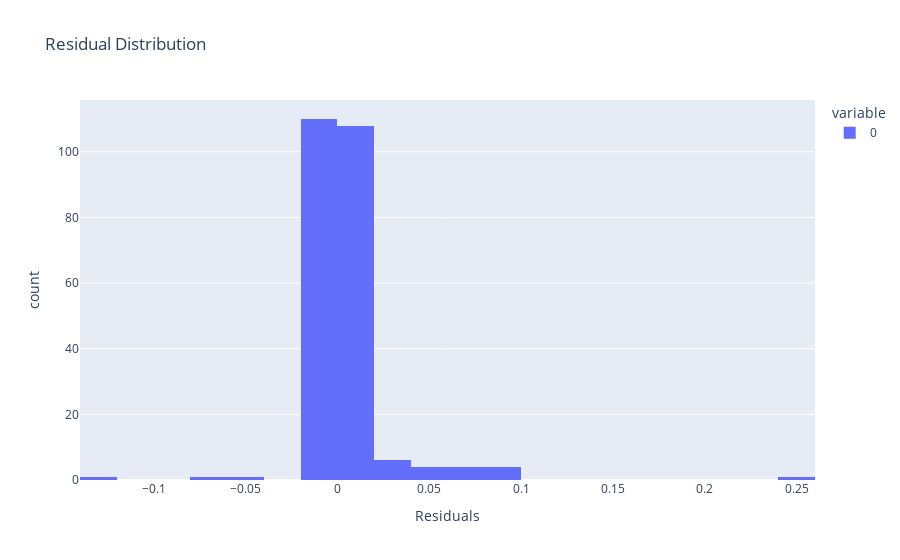

The notebook cell saved with this chart:
### Code cell
# Distribution of residuals
fig = px.histogram(residuals, nbins=30, 
                   title='Residual Distribution',
                   labels={'value': 'Residuals', 'count': 'Frequency'})
fig.show()

### Figure 1 — Plotly figure (JSON) as saved in the notebook; plotly's stock layout.template omitted (floating-point values rounded to 4 significant figures; data arrays with more than 128 entries replaced by an {"elided": "..."} marker saying what was removed)
{"data": [{"bingroup": "x", "hovertemplate": "variable=0<br>Residuals=%{x}<br>count=%{y}<extra></extra>", "legendgroup": "0", "marker": {"color": "#636efa", "pattern": {"shape": ""}}, "name": "0", "nbinsx": 30, "orientation": "v", "showlegend": true, "type": "histogram", "x": {"elided": "240 float values"}, "xaxis": "x", "yaxis": "y"}], "layout": {"barmode": "relative", "legend": {"title": {"text": "variable"}, "tracegroupgap": 0}, "title": {"text": "Residual Distribution"}, "xaxis": {"anchor": "y", "domain": [0, 1], "title": {"text": "Residuals"}}, "yaxis": {"anchor": "x", "domain": [0, 1], "title": {"text": "count"}}}}
